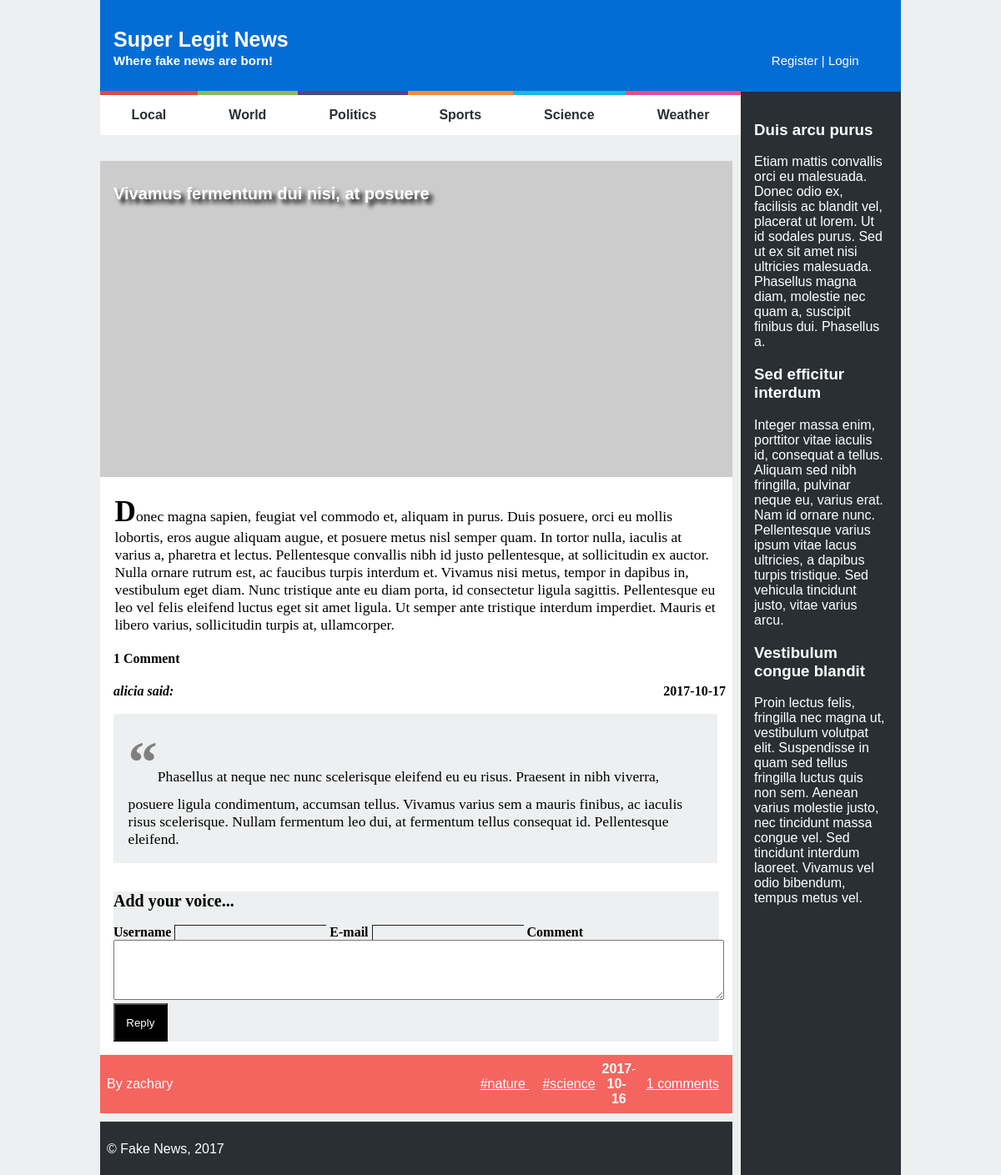
The app's page /news_item.php?id=3 with its own data.
### tables this page shows
CREATE TABLE news (
  id INTEGER PRIMARY KEY,
  title VARCHAR,
  published INTEGER, -- date when the article was published in epoch format
  tags VARCHAR, -- comma separated tags
  username VARCHAR REFERENCES users, -- who wrote the article
  introduction VARCHAR,
  fulltext VARCHAR
);

CREATE TABLE comments (
  id INTEGER PRIMARY KEY,
  news_id INTEGER REFERENCES news,
  username VARCHAR REFERENCES users,
  published INTEGER, -- date when news item was published in epoch format
  text VARCHAR
);

### news_item.php (called while the page is built, shortened)
<?php
  include_once('database/connection.php');
  include_once('database/news.php');
  include_once('database/comments.php');
  $article = getNewsById($_GET['id']);
  $comments = getCommentsByNewId($_GET['id']);
  $tags = explode(',', $article['tags']);
  include_once('templates/common/header.php');
  include_once('templates/news/news_item.php');
  include_once('templates/common/footer.php');
?>

### database/news.php (called while the page is built, shortened)
<?php
function getNewsById($id){
	global $db;
	$stmt = $db->prepare('SELECT * FROM news JOIN users USING (username) WHERE id = ?');
	$stmt->execute(array($id));
	return $stmt->fetch();
}
?>

### database/comments.php (called while the page is built)
<?php
	function getCommentsByNewId($id){
		global $db;
		$stmt = $db->prepare('SELECT * FROM comments JOIN users USING (username) WHERE news_id = ?');
    $stmt->execute(array($id));
    return $stmt->fetchAll();
	}
?>

### templates/news/news_item.php (the view, shortened to what this page needs)
<section id="news">
  <article>
    <header>
      <h1><a href="news_item.php?id=<?=$article['id'] ?>"><?=$article['title']?></a></h1>
    </header>
    <img src="https://picsum.photos/600/300/" alt="">
    <p><?=$article['introduction'] ?></p>
    <?php include_once('templates/comments/list_comments.php') ?>
    <footer>
      <span class="author"><?=$article['username']?></span>
      <span class="tags">
        <?php foreach($tags as $tag) {?>
          <a href="list_news.php">#<?=$tag?> </a>
        <?php } ?>
      </span>
      <span class="date"><?=date('Y-m-d', $article['published']);?></span>
			<a class="comments" href="news_item.php?id=<?=$article['id'] ?>#comments"><?=count($comments)?></a>
    </footer>
  </article>
</section>

### templates/comments/list_comments.php
<section id="comments">
	<h1><?=count($comments)?> Comment<?=count($comments)==1?'':'s'?></h1>
	<?php foreach($comments as $comment){ ?>
		<article class="comment">
			<span class="user"><?=$comment['username']?></span>
			<span class="date"><?=date('Y-m-d', $comment['published']) ?></span>
			<p><?=$comment['text'] ?></p>
		</article>
	<?php } ?>
	<form>
		<h2>Add your voice...</h2>
		<label>Username
			<input type="text" name="username">
		</label>
		<label>E-mail
			<input type="email" name="email">
		</label>
		<label>Comment
			<textarea name="comment"></textarea>
		</label>
		<input type="submit" value="Reply">
	</form>
	</section>

### css/style.css (style rules this page uses)
body { margin-left: 150px; margin-right: 150px; }
body header a { color: white; text-decoration: none; font-family: Arial, Helvetica, sans-serif; }
footer { color: white; padding: 0.5em; background-color: #F4655F; font-family: Verdana, Geneva, Tahoma, sans-serif; }
footer a { color: white; padding: 0.5em; background-color: #F4655F; }
img { width: 100%; height: auto; }
#news article p { font-size: 1.1em; margin-left: 1em; margin-right: 1em; }
#news article p:first-of-type::first-letter { font-size: 2em; font-weight: bold; }
.author:before { content: "By "; }
.comments::after { content: " comments" }
#news article { position: relative; margin-top: 1em; }
#news article header h1 { text-shadow: 5px 5px 5px black; font-size: 20px; position: absolute; top: 8px; left: 16px; }

### css/layout.css (style rules this page uses)
body { width: 60em; margin: auto; display: grid; grid-template-columns: 80% 20%; grid-template-rows: auto auto 1fr auto; grid-template-areas: "header header" "list sidebar" "news sidebar" "footer sidebar"; background-color: #EDEFF0; }
#news { margin-right: 10px; grid-area: news; }
#news article { background-color: white; margin-top: 10px; }
#news footer { display: grid; grid-template-columns: 20% 60% 5% 15%; grid-template-rows: auto; grid-template-areas: "author tags date comments"; }
#news footer .author { align-self: center; text-align: left; grid-area: author; }
#news footer .tags { align-self: center; text-align: right; grid-area: tags; }
#news footer .comments { align-self: center; text-align: right; grid-area: comments; }
#news footer .date { align-self: center; text-align: right; grid-area: date; }

### css/comments.css (style rules this page uses)
#comments { padding-left: 1em; }
#comments .comment p::before { content: "\201C"; color: gray; font-size: 2em; }
#comments .comment p { margin-left: 0; padding: 1em; background-color: #EDEFF0; grid-area: p; }
.comment { display: grid; grid-template-columns: 80% 20%; grid-template-rows: auto; grid-template-areas: "user date" "p p"; }
.user { grid-area: user; text-align: left; font-style: italic; font-weight: bold; }
.user::after { content: " said:"; }
.date { font-weight: bold; grid-area: date; text-align: right; padding-right: 0.5em; }
form { background-color: #EDEFF0; margin: 1em; margin-left: 0; font-weight: bold; }
form > h2 { font-size: 1.25em; }
textarea[name=comment] { width: 100%; height: 5em; }
input[type=submit] { background-color: black; color: white; padding: 1em; }
input[type=text], input[type=email] { border-right: none; border-bottom: none; background-color: #EDEFF0; border-width: 1px; }

### records on screen
news: title "Vivamus fermentum dui nisi, at posuere", introduction "Donec magna sapien, feugiat vel commodo et, aliquam in purus. Duis posuere, orci eu mollis lobortis, eros augue aliquam augue, et posuere metus nisl semper quam. In tortor nulla, iaculis at varius a, pharetra et lectus. Pellentesque convallis nibh id justo pellentesque, at sollicitudin ex auctor. Nulla ornare rutrum est, ac faucibus turpis interdum et. Vivamus nisi metus, tempor in dapibus in, vestibulum eget diam. Nunc tristique ante eu diam porta, id consectetur ligula sagittis. Pellentesque eu leo vel felis eleifend luctus eget sit amet ligula. Ut semper ante tristique interdum imperdiet. Mauris et libero varius, sollicitudin turpis at, ullamcorper.", username "zachary", tags "nature", tags "science", published "2017-10-16"
comments: username "alicia", published "2017-10-17", text "Phasellus at neque nec nunc scelerisque eleifend eu eu risus. Praesent in nibh viverra, posuere ligula condimentum, accumsan tellus. Vivamus varius sem a mauris finibus, ac iaculis risus scelerisque. Nullam fermentum leo dui, at fermentum tellus consequat id. Pellentesque eleifend."

### other values on screen
count($comments) "1"
